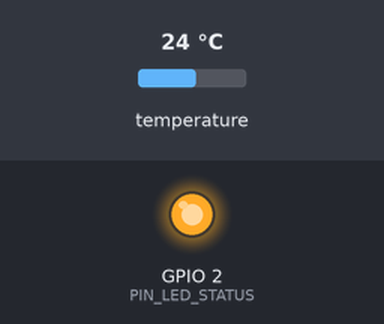
Bench run of a program on a simulated ESP32. Parts: output pins drawn as LEDs (lit = HIGH). The inputs (shaded band) are chosen by the test bench; at power-on: temperature 24 °C. WiFi joins after 1.5 s; servers stay silent unless stated; uploads are accepted with an empty reply; what the program prints to the serial monitor is not drawn.

Above: at 16.5 s.
At 31.0 s:
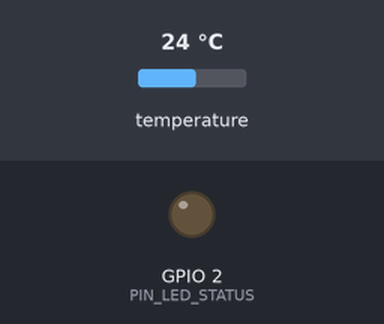
Timing chart, 0 to 41.1 s (numbered marks = the images above):
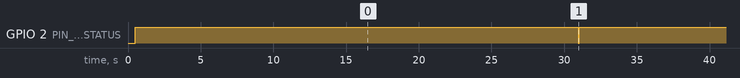

Measured:
- by itself, GPIO 2 (PIN_LED_STATUS): alternates HIGH for 29.9 s and LOW for 0.08 s

The program:

main.cpp
```cpp
// ============================================================================
//  ARIA Platform — Mapeamento Térmico DS18B20
//  6 sensores DS18B20 no mesmo barramento 1-Wire (GPIO 4, 5 V, GND)
//  Envia t1-t6 para a plataforma a cada INTERVALO_MS milissegundos
//  Firmware versão: 1.0.0
// ============================================================================

#include <Arduino.h>
#include <WiFi.h>
#include <HTTPClient.h>
#include <WiFiClientSecure.h>
#include <OneWire.h>
#include <DallasTemperature.h>
#include <ArduinoJson.h>

// ── Versão ────────────────────────────────────────────────────────────────────
#define FIRMWARE_VERSION "1.0.0"
#define MODEL            "DS18B20-MAP"

// ── Hardware ──────────────────────────────────────────────────────────────────
#define PIN_ONE_WIRE     4    // GPIO 4 → barramento 1-Wire
#define PIN_LED_STATUS   2    // LED azul onboard (LOW = aceso)
#define MAX_SENSORS      6

// ── Intervalo de envio (ms) ───────────────────────────────────────────────────
#define INTERVALO_MS     30000   // 30 s

// ── Plataforma ────────────────────────────────────────────────────────────────
#define API_URL            ""
#define TARGET_DEVICE_ID   ""   //  Unidade Água Gelada
#define DEVICE_API_KEY     ""

// ── Credenciais WiFi ──────────────────────────────────────────────────────────
#define WIFI_SSID  "-----"
#define WIFI_PASS  "-----"

// ── OneWire + DallasTemperature ───────────────────────────────────────────────
OneWire           oneWire(PIN_ONE_WIRE);
DallasTemperature sensors(&oneWire);

// Endereços dos sensores (preenchidos no primeiro boot)
DeviceAddress     addr[MAX_SENSORS];
int               nSensors = 0;

// ── Estado ────────────────────────────────────────────────────────────────────
unsigned long     lastSend   = 0;
bool              wifiOk     = false;

// ─────────────────────────────────────────────────────────────────────────────
void connectWifi() {
    Serial.printf("[WiFi] Conectando a %s...\n", WIFI_SSID);
    WiFi.mode(WIFI_STA);
    WiFi.begin(WIFI_SSID, WIFI_PASS);

    uint32_t t0 = millis();
    while (WiFi.status() != WL_CONNECTED && millis() - t0 < 20000) {
        delay(400);
        Serial.print('.');
    }
    Serial.println();

    wifiOk = (WiFi.status() == WL_CONNECTED);
    if (wifiOk) {
        Serial.printf("[WiFi] Conectado! IP: %s\n", WiFi.localIP().toString().c_str());
    } else {
        Serial.println("[WiFi] Falha — tentará novamente no próximo ciclo");
    }
}

// ─────────────────────────────────────────────────────────────────────────────
void setup() {
    Serial.begin(115200);
    delay(500);
    Serial.println("\n[ARIA] DS18B20 Mapeamento Térmico v" FIRMWARE_VERSION);

    pinMode(PIN_LED_STATUS, OUTPUT);
    digitalWrite(PIN_LED_STATUS, HIGH); // apagado

    // Descobre sensores no barramento
    sensors.begin();
    nSensors = min((int)sensors.getDeviceCount(), MAX_SENSORS);
    Serial.printf("[1-Wire] %d sensor(es) encontrado(s)\n", nSensors);
    for (int i = 0; i < nSensors; i++) {
        sensors.getAddress(addr[i], i);
        sensors.setResolution(addr[i], 12); // 12 bits = 0.0625 °C
        Serial.printf("  [%d] %02X:%02X:%02X:%02X:%02X:%02X:%02X:%02X\n", i,
            addr[i][0], addr[i][1], addr[i][2], addr[i][3],
            addr[i][4], addr[i][5], addr[i][6], addr[i][7]);
    }

    connectWifi();
}

// ─────────────────────────────────────────────────────────────────────────────
void sendTelemetry() {
    if (WiFi.status() != WL_CONNECTED) {
        connectWifi();
        if (!wifiOk) return;
    }

    // Lê todos os sensores de uma vez
    sensors.requestTemperatures();

    // Monta JSON
    StaticJsonDocument<512> doc;
    doc["target_device_id"] = TARGET_DEVICE_ID;

    // t1-t6: valor raw = °C × 10 (mesmo que a plataforma espera)
    const char* keys[MAX_SENSORS] = {"t1","t2","t3","t4","t5","t6"};
    for (int i = 0; i < MAX_SENSORS; i++) {
        if (i < nSensors) {
            float tc = sensors.getTempC(addr[i]);
            if (tc != DEVICE_DISCONNECTED_C) {
                doc[keys[i]] = (int)round(tc * 10.0f);
            } else {
                doc[keys[i]] = nullptr; // sensor desconectado → null
            }
        } else {
            doc[keys[i]] = nullptr;    // posição sem sensor → null
        }
    }

    String body;
    serializeJson(doc, body);

    WiFiClientSecure client;
    client.setInsecure();   // aceita certificado auto-assinado / Let's Encrypt

    HTTPClient http;
    http.begin(client, API_URL);
    http.addHeader("Content-Type", "application/json");
    http.addHeader("X-Device-Key", DEVICE_API_KEY);
    http.setTimeout(15000);

    int code = http.POST(body);
    if (code >= 200 && code < 300) {
        digitalWrite(PIN_LED_STATUS, LOW);  // pisca LED — OK
        delay(80);
        digitalWrite(PIN_LED_STATUS, HIGH);
        Serial.printf("[HTTP] OK %d | t1=%.1f t2=%.1f t3=%.1f t4=%.1f t5=%.1f t6=%.1f\n",
            code,
            (doc["t1"].isNull() ? NAN : (float)((int)doc["t1"]) / 10.0f),
            (doc["t2"].isNull() ? NAN : (float)((int)doc["t2"]) / 10.0f),
            (doc["t3"].isNull() ? NAN : (float)((int)doc["t3"]) / 10.0f),
            (doc["t4"].isNull() ? NAN : (float)((int)doc["t4"]) / 10.0f),
            (doc["t5"].isNull() ? NAN : (float)((int)doc["t5"]) / 10.0f),
            (doc["t6"].isNull() ? NAN : (float)((int)doc["t6"]) / 10.0f));
    } else {
        Serial.printf("[HTTP] Erro %d: %s\n", code, http.errorToString(code).c_str());
    }
    http.end();
}

// ─────────────────────────────────────────────────────────────────────────────
void loop() {
    unsigned long now = millis();
    if (now - lastSend >= INTERVALO_MS) {
        lastSend = now;
        sendTelemetry();
    }
}
```
